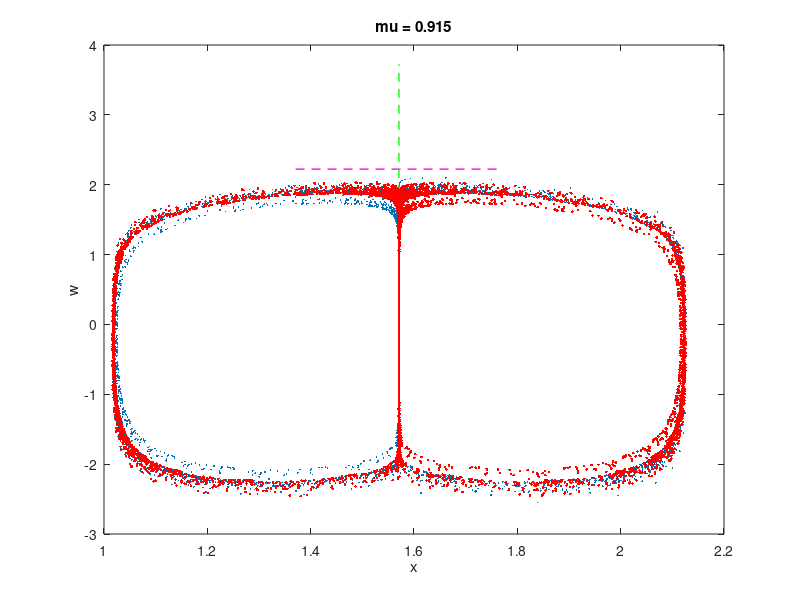

Source code (MATLAB):
clear all

N = 10000;

w1 = zeros(1,N+1);
x1 = zeros(1,N+1);
x2 = x1;
w2 = w1;

B = pi/3;
%mu = .908312496093;
%mu = .915;
C = 0.05;

for mu = 0.913:.001:.915
xc = pi/2;

psic = (cos(B)*sin(3*xc)+sin(B)*sin(5*xc))/sqrt(pi);

wc = mu*psic/(1-mu);

w1(1) = wc-.5;
x1(1) = xc-.1;
w2(1) = wc-.5;
x2(1) = xc+.1;

for n = 1:N

psi1 = (cos(B)*sin(3*x1(n))+sin(B)*sin(5*x1(n)))/sqrt(pi);
dpsi1 = (3*cos(B)*cos(3*x1(n))+5*sin(B)*cos(5*x1(n)))/sqrt(pi);

w1(n+1) = mu*(w1(n)+psi1);
x1(n+1) = x1(n) - C*w1(n)*dpsi1;

psi2 = (cos(B)*sin(3*x2(n))+sin(B)*sin(5*x2(n)))/sqrt(pi);
dpsi2 = (3*cos(B)*cos(3*x2(n))+5*sin(B)*cos(5*x2(n)))/sqrt(pi);

w2(n+1) = mu*(w2(n)+psi2);
x2(n+1) = x2(n) - C*w2(n)*dpsi2;

end

h = plot(x1,w1,'.',[xc-.2 xc+.2],[wc wc],'m--',[xc xc],[wc-1.5 wc+1.5],'g--',x2,w2,'r.');
set(h(1),'MarkerSize',4);
set(h(2),'linewidth',1);
set(h(3),'linewidth',1);
set(h(1),'MarkerSize',4);
%axis([xb-.1 xc+.1 wb-1 wc+1])
alw = 0.75;    % AxesLineWidth
fsz = 12;      % Fontsize
xlabel('x')
ylabel('w')
title(['mu = ' num2str(mu)]);
pause;
end
